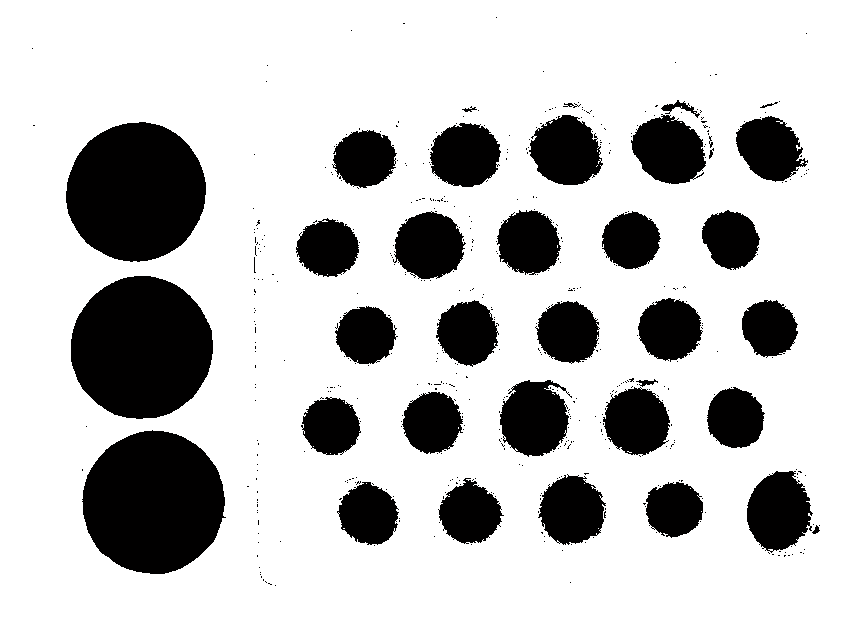
#> input picture img/binary_noise.png, 856 x 638 px
$ python 2.1.morphology.py
#> lines starting #> are read from the running program, lines starting #| are printed output that depends on the picture
"""
    1) Dilation
    Genişletme anlamı vardır. Beyaz noktaları daha geniş bir hale getirir. Kesik alanları birleştiremede kullanılır.

    2) Erosion
    Dilation nın tam tersi beyaz noktaları daraltma işleminde kullanılır. Gürültüleri yok eder.

    3) Opening
    İlk önce erosion sonrasında dilation işlemi yapan bir yöntemdir.

    4) Closing
    İlk önce dilation sonrasında erosion işlemi yapan bir yöntemdir.

    5) Gradyan
    Dilation'dan erosion'ı çıkarırsanız gradyan yöntemine ulaşmış olursunuz.

    6) Tophat
    Opening ile orginal resmimiz arasındaki farktır.

    7) Blackhat
    Closing ile original resmimiz arasındaki farktır.

"""
import cv2
import numpy as np

image = cv2.imread("img/binary_noise.png")
#> image is the input picture: shape (638, 856, 3); mean B, G, R 196.8, 196.8, 197.1

kernel = np.ones((5,5), np.uint8)

dilation = cv2.dilate(image,kernel,iterations=2)
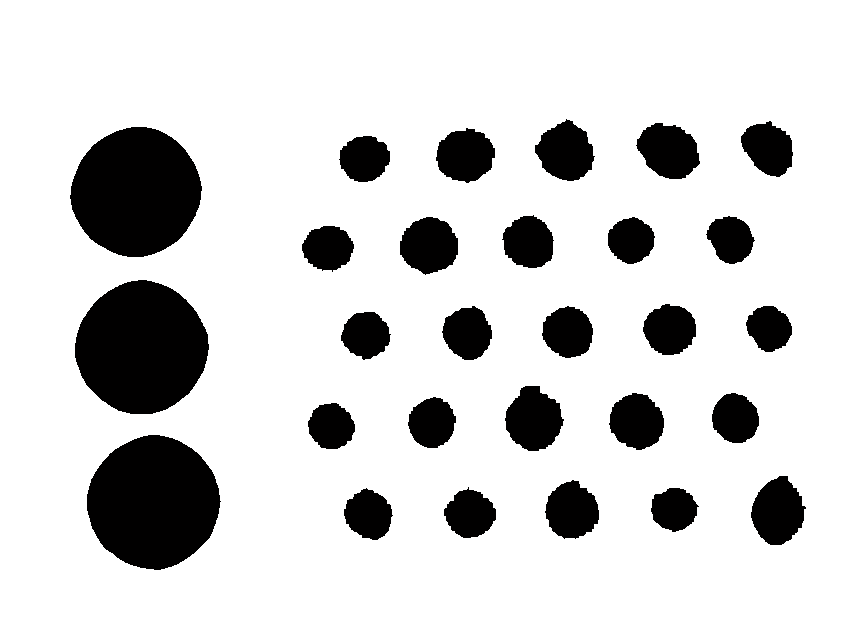
#> dilation: shape (638, 856, 3); mean B, G, R 212.4, 212.4, 212.6
erosion = cv2.erode(image,kernel,iterations=1)
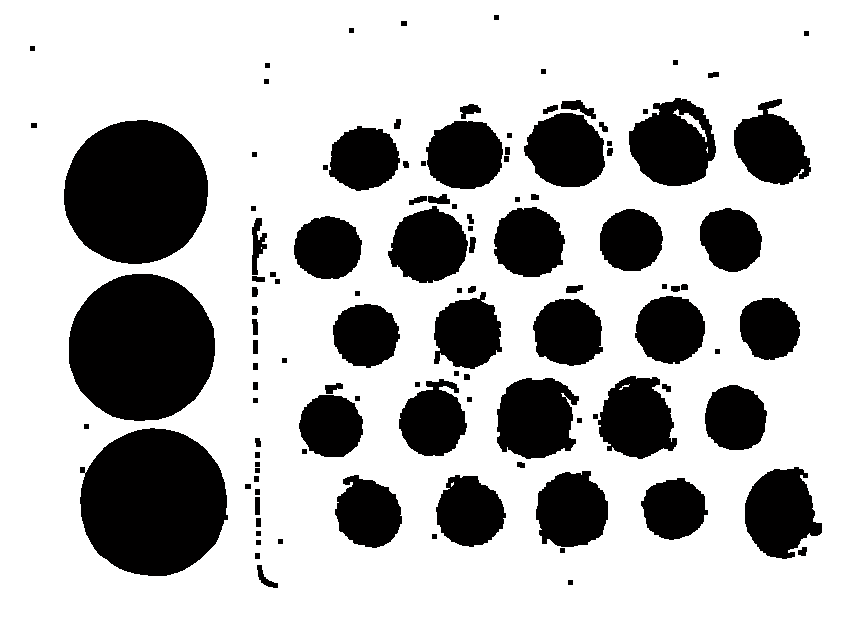
#> erosion: shape (638, 856, 3); mean B, G, R 184.4, 184.4, 184.6

opening = cv2.morphologyEx(image, cv2.MORPH_OPEN, kernel)
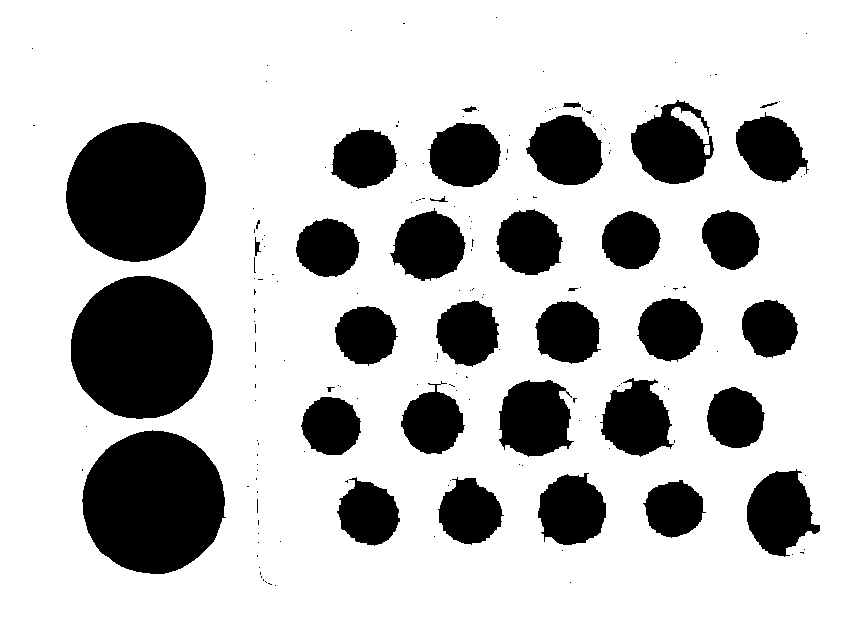
#> opening: shape (638, 856, 3); mean B, G, R 195, 195, 195.3
closing = cv2.morphologyEx(image, cv2.MORPH_CLOSE, kernel)
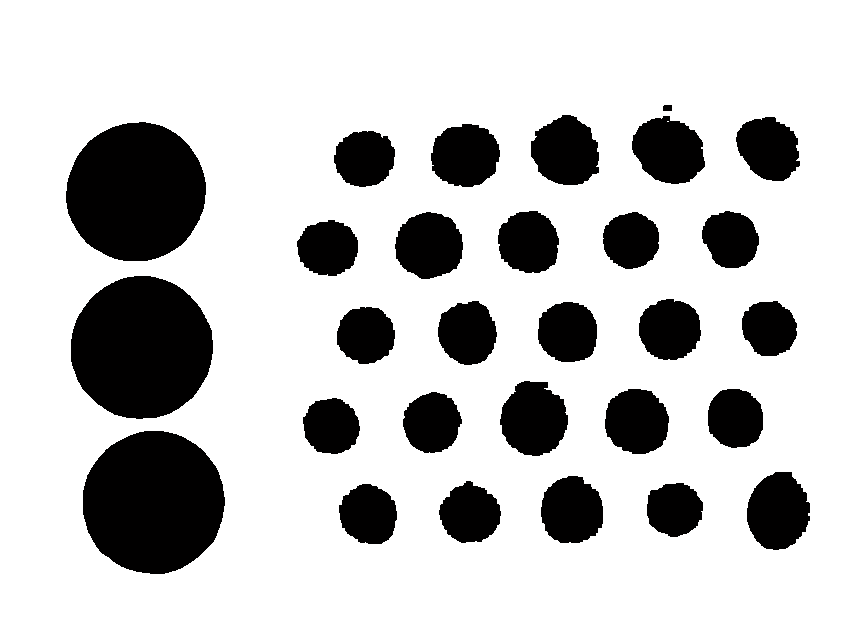
#> closing: shape (638, 856, 3); mean B, G, R 198.4, 198.4, 198.7
gradyan = cv2.morphologyEx(image, cv2.MORPH_GRADIENT, kernel)
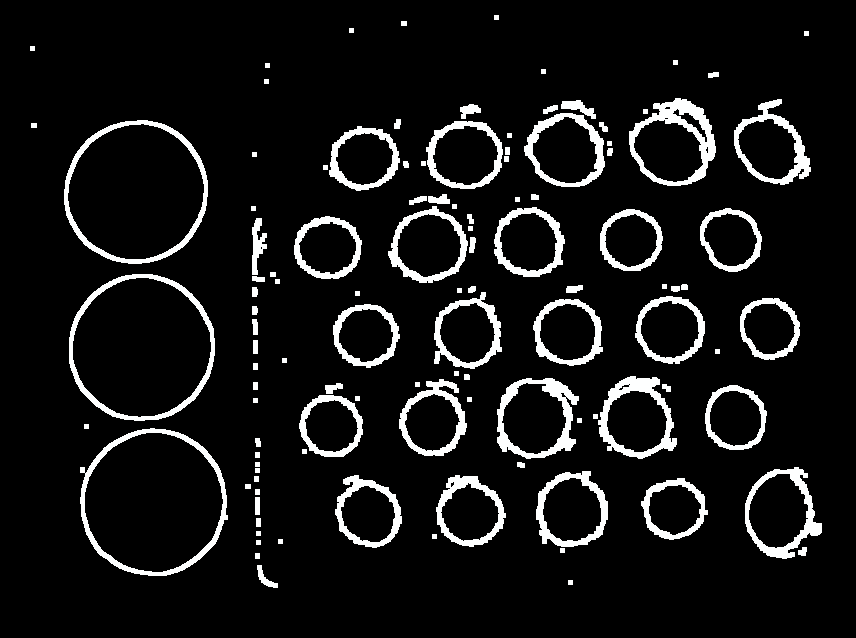
#> gradyan: shape (638, 856, 3); mean B, G, R 21.3, 21.3, 21.3
tophat = cv2.morphologyEx(image, cv2.MORPH_TOPHAT, kernel)
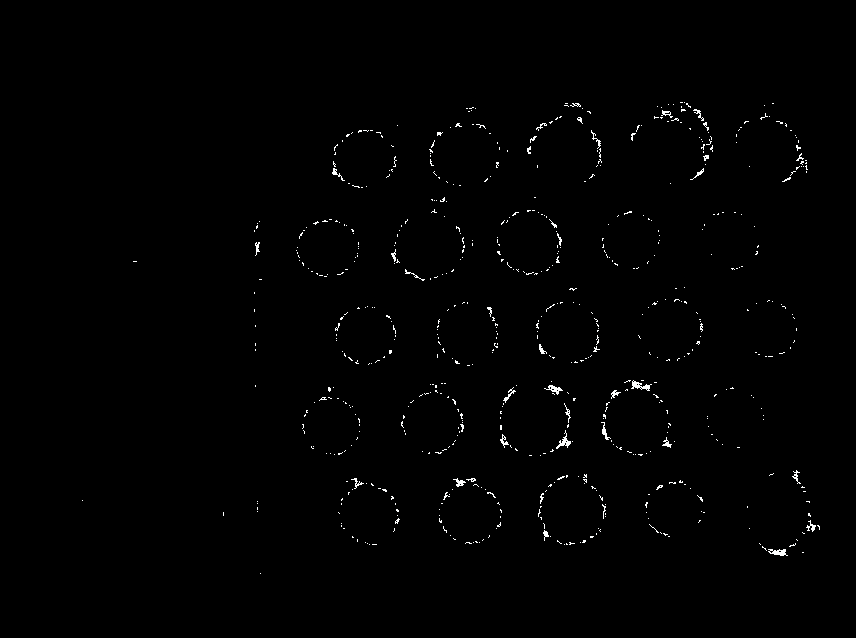
#> tophat: shape (638, 856, 3); mean B, G, R 1.8, 1.8, 1.8
blackhat = cv2.morphologyEx(image, cv2.MORPH_BLACKHAT, kernel)
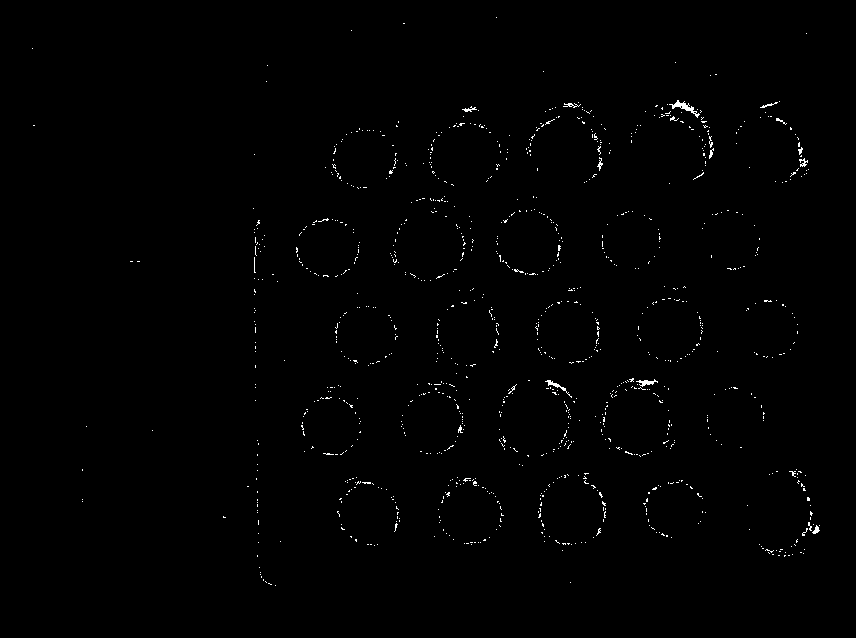
#> blackhat: shape (638, 856, 3); mean B, G, R 1.6, 1.6, 1.6

cv2.imshow("original", image)
cv2.imshow("dilation", dilation)
cv2.imshow("erosion", erosion)
cv2.imshow("opening", opening)
cv2.imshow("closing", closing)
cv2.imshow("gradyan", gradyan)
cv2.imshow("blackhat", blackhat)

cv2.waitKey(0)
cv2.destroyAllWindows()
